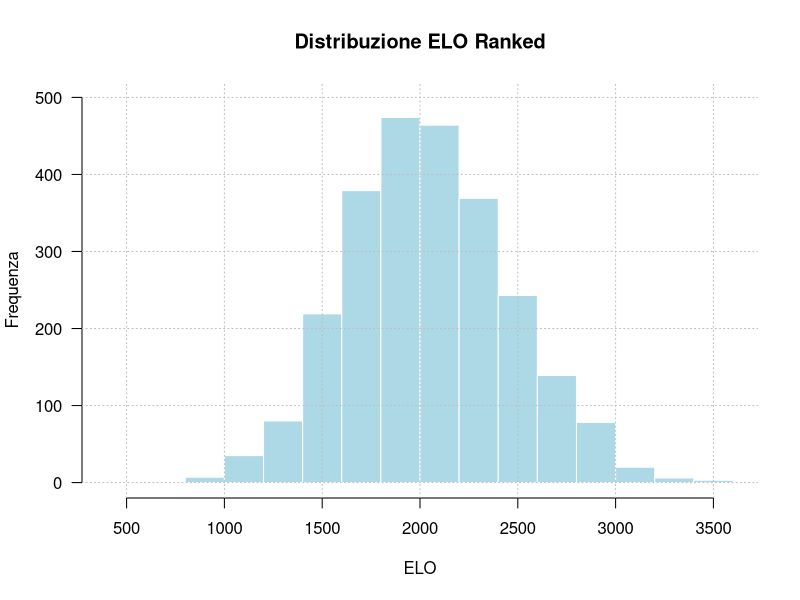

R code for this plot:
library(tidyverse)

getwd()  
setwd("ProgettiR\\ProggettoStatistica") 


#data <- read.table("dataset_dota2_augumented.csv", header = TRUE, sep = ",", na.strings = "NA", dec = ",")
data <- read.table("dataset_dota2_augumented_sintetico.csv", header = TRUE, sep = ",", na.strings = "NA", dec = ",")

# trasformo la colonna in numeric
data$elo_game <- as.numeric(data$elo_game)
colnames(data)


data <- data[data$gamemode == 2 & data$gametype == 2, ]





# test chi-quadro slide (normale)


# variabile aleatoriadell'elo
elo_game <- data$elo_game


# Istogramma ELO Ranked/Unranked
hist(elo_game, 
     col = "lightblue",               
     border = "white",                 
     main = "Distribuzione ELO Ranked",  
     xlab = "ELO",                     
     ylab = "Frequenza",               
     ylim = c(0, 500),
     las = 1,                          
     freq = TRUE)                      

grid(nx = NULL, ny = NULL, col = "gray", lty = "dotted")




# media
m = mean(elo_game)
m

# deviazione standard
d = sd(elo_game)
d

# numero di elementi
n = length(elo_game)
n

a = numeric(4)
for(i in 1:4){
  a[i] = qnorm(0.2*i, mean=m, sd=d)
}
a

r =5
nint = numeric(r)
nint[1] = length(which(elo_game<a[1]))
nint[2] = length(which(elo_game>=a[1] & (elo_game<a[2])))
nint[3] = length(which(elo_game>=a[2] & (elo_game<a[3])))
nint[4] = length(which(elo_game>=a[3] & (elo_game<a[4])))
nint[5] = length(which(elo_game>=a[4]))
nint

chi2 = sum(((nint-n*0.2)/ sqrt(n*0.2))^2)
chi2

r = 5
k = 2
alpha = 0.05

qchisq(alpha/2, df=r-k-1)

chi2

qchisq(1-alpha/2, df=r-k-1)

if(qchisq(alpha/2, df=r-k-1) < chi2 && chi2 < qchisq(1-alpha/2, df=r-k-1) ){
  print("La variabile aletaria ha una distribuzione normale");
}else{
  print("La variabile aletaria NON ha una distribuzione normale");
}






# test chi-quadro slide (poisson)

# numero di elementi
n = length(elo_game)
n

freq = table(elo_game)

# media
stimalambda = mean(elo_game)
stimalambda

nint = numeric(r)
nint[1] = length(which(elo_game<a[1]))
nint[2] = length(which(elo_game>=a[1] & (elo_game<a[2])))
nint[3] = length(which(elo_game>=a[2] & (elo_game<a[3])))
nint[4] = length(which(elo_game>=a[3]))
nint

r =4
p = numeric(r)
p[1] = dpois(0, stimalambda)
p[2] = dpois(1, stimalambda)
p[3] = dpois(2, stimalambda)
p[4] = 1-p[1]-p[2]-p[3]
p

chi2 = sum(((nint-n*0.2)/ sqrt(n*0.2))^2)
chi2



r =4
k = 1
alpha = 0.05

qchisq(alpha/2, df=r-k-1)

chi2

qchisq(1-alpha/2, df=r-k-1)

if(qchisq(alpha/2, df=r-k-1) < chi2 && chi2 < qchisq(1-alpha/2, df=r-k-1) ){
  print("La variabile aletaria ha una distribuzione di poisson");
}else{
  print("La variabile aletaria NON ha una distribuzione di poisson");
}




